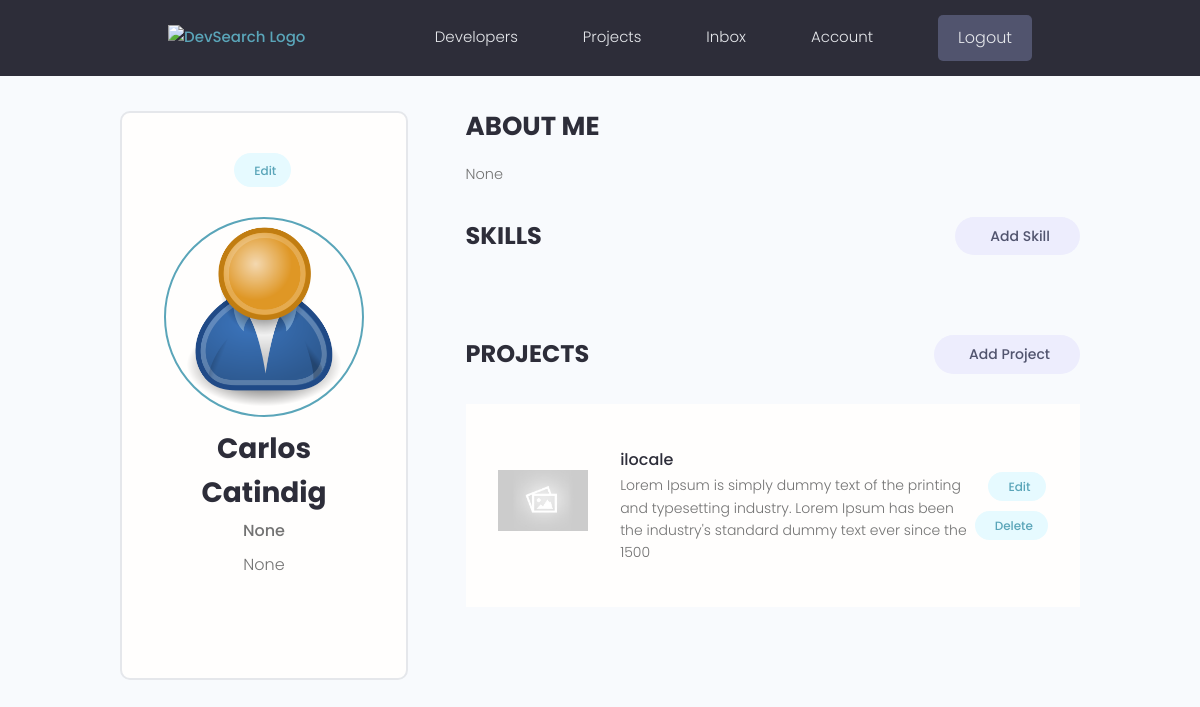
Before: /account/ (signed in) with the older database file.
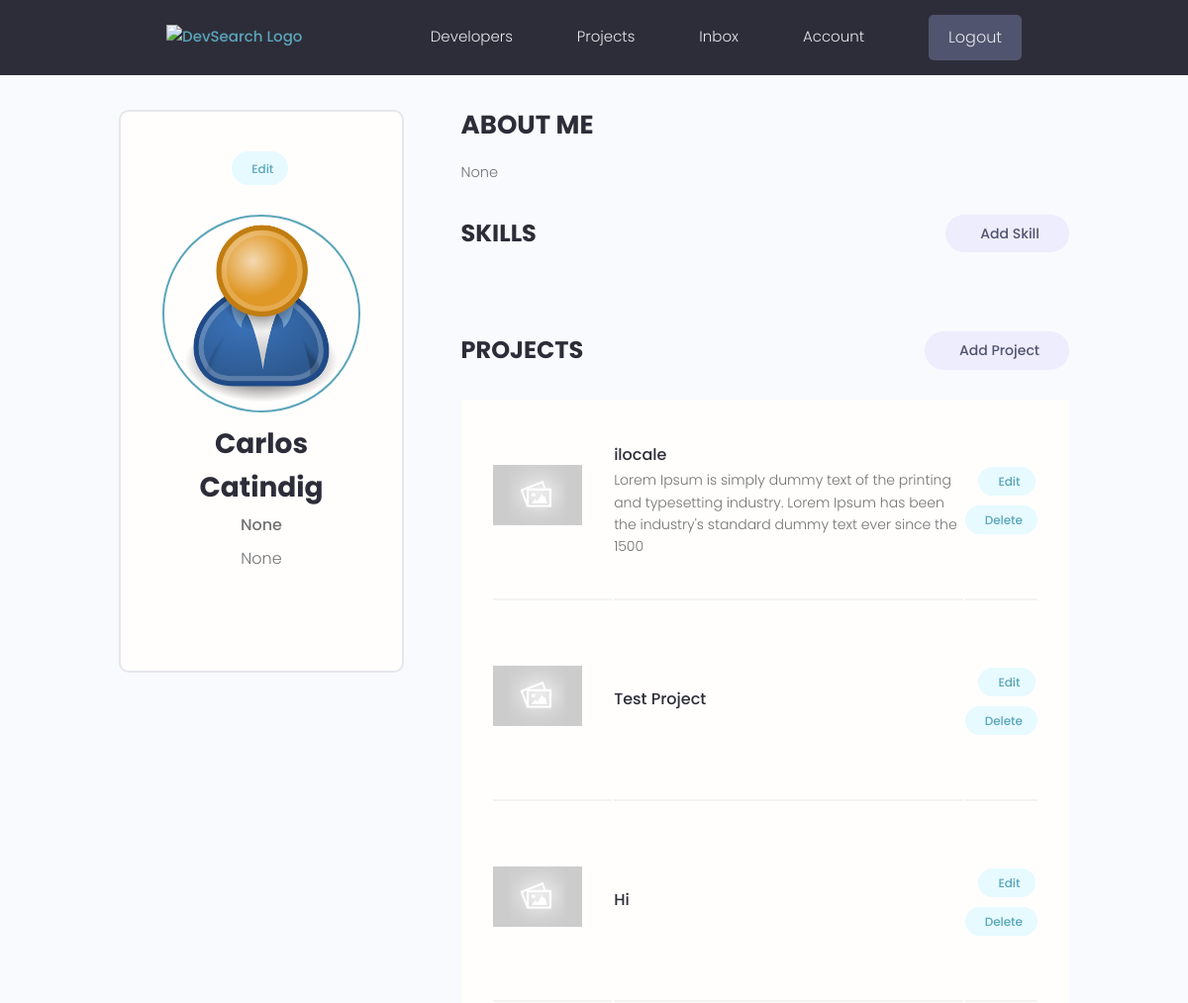
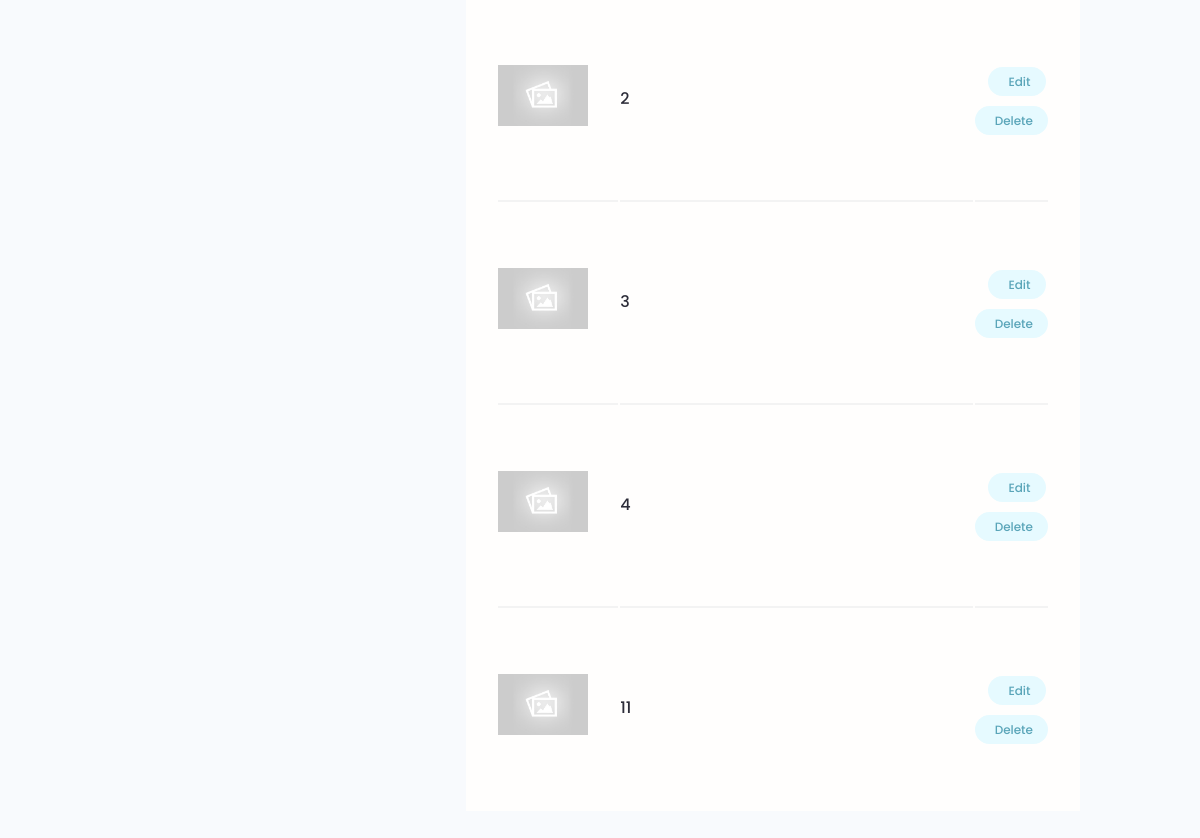
After: the same page with the newer database file (2 pictures, top to bottom).
### projects/models.py (models this page shows, shortened)
class Project(models.Model):
    owner = models.ForeignKey(Profile, null=True, blank=True, on_delete=models.CASCADE)
    title = models.CharField(max_length=255)
    slug = models.SlugField(max_length=255)
    featured_image = models.ImageField(null=True, blank=True, default='default.jpg')
    description = models.TextField(blank=True, null=True)
    demo_link = models.CharField(max_length=2048, null=True, blank=True)
    source_link = models.CharField(max_length=2048, null=True, blank=True)
    tags = models.ManyToManyField('Tag', blank=True)
    vote_ratio = models.IntegerField(default=0, null=True, blank=True)
    vote_total = models.IntegerField(default=0, null=True, blank=True)
    created = models.DateTimeField(auto_now_add=True)
    id = models.UUIDField(default=uuid.uuid4, unique=True, primary_key=True, editable=False)
    class Meta:
        verbose_name_plural = 'Projects'
    def get_edit_url(self):
        return reverse("update-project", args=[self.slug])
    def get_delete_url(self):
        return reverse("delete-project", args=[self.slug])
    @property
    def image_url(self):
        try:
            url = self.featured_image.url
        except:
            url = ''
        return url

### users/views.py (the view)
# urls.py: path('account/', views.show_user_account, name="account"),
@login_required(login_url='login')
def show_user_account(request):
    profile = request.user.profile
    skills = profile.skill_set.all()
    projects = profile.project_set.all()
    context = {"profile":profile, "skills":skills, "projects":projects}
    return render(request, "users/account.html", context)

### users/models.py (called while the page is built)
    @property
    def image_url(self):
        try:
            url = self.profile_image.url
        except:
            url = ''
        return url

    @property
    def get_name(self):
        return f"{self.first_name} {self.last_name}"

### users/templates/users/account.html (shortened to what this page needs)
{% extends 'main.html' %}
{% block content %}
<main class="settingsPage profile my-md">
  <div class="container">
    <div class="layout">
      <div class="column column--1of3">
        <div class="card text-center">
          <div class="card__body dev">
            <a class="tag tag--pill tag--main settings__btn" href="{% url 'edit-account' %}"> Edit</a>
            <img class="avatar avatar--xl dev__avatar" src="{{ profile.image_url }}" />
            <h2 class="dev__name">{{ profile.get_name|title }}</h2>
            <p class="dev__title">{{ profile.short_intro }}</p>
            <p class="dev__location">{{ profile.location }}</p>
          </div>
        </div>
      </div>
      <div class="column column--2of3">
        <div class="devInfo">
          <h3 class="devInfo__title">About Me</h3>
          <p class="devInfo__about">
            {{ profile.bio|linebreaksbr }}
          </p>
        </div>
        <div class="settings">
          <h3 class="settings__title">Skills</h3>
          <a class="tag tag--pill tag--sub settings__btn tag--lg" href="{% url 'create-skill' %}"> Add Skill</a>
        </div>
        <div class="settings">
          <h3 class="settings__title">Projects</h3>
          <a class="tag tag--pill tag--sub settings__btn tag--lg" href="{% url 'create-project' %}"> Add Project</a>
        </div>
        <table class="settings__table">
          {% for project in projects %}
          <tr>
            <td class="settings__thumbnail">
              <a href="single-project.html"><img src="{{ project.image_url }}" alt="Project Thumbnail" /></a>
            </td>
            <td class="settings__tableInfo">
              <a href="single-project.html">{{ project.title }}</a>
              <p>
                {{ project.description|slice:"150"}}
              </p>
            </td>
            <td class="settings__tableActions">
              <a class="tag tag--pill tag--main settings__btn" href="{{ project.get_edit_url }}"> Edit</a>
              <a class="tag tag--pill tag--main settings__btn" href="{{ project.get_delete_url }}">
                Delete</a>
            </td>
          </tr>
          {% endfor %}
        </table>
      </div>
    </div>
  </div>
</main>
{% endblock content %}

Changed rows visible on the page:
added Project: image_url (placeholder picture), title "Test Project"
added Project: image_url (placeholder picture), title "Hi"
added Project: image_url (placeholder picture), title "2"
added Project: image_url (placeholder picture), title "3"
added Project: image_url (placeholder picture), title "4"
added Project: image_url (placeholder picture), title "11"
